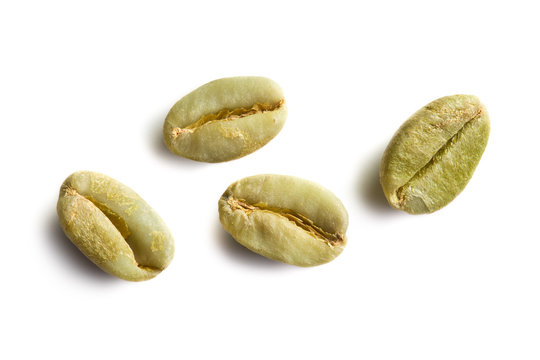
#> input picture Coffee Project/data/raw/test_beans_1.jpg, 540 x 360 px
$ python -i detector.py   (imports and definitions only)
#> lines starting #> are read from the running program, lines starting #| are printed output that depends on the picture; after the words box and inside, x2 and y2 are one past the last pixel; in counts of white or black regions, pixels touching at a corner belong together
"""
Module: detector.py
Description: Detects and counts coffee beans using classic OpenCV (No YOLO).
"""

import cv2
import numpy as np

def count_beans_opencv(image_path, output_path=None):
    """
    Counts beans in an image using thresholding and contour detection.

    Args:
        image_path (str): Path to the input image.
        output_path (str): Path to save the image with counted beans drawn.

    Returns:
        int: The number of beans detected.
    """
#> called with image_path = '../data/raw/test_beans_1.jpg'

    # 1. Load the image
    img = cv2.imread(image_path)
#> img is the input picture: shape (360, 540, 3); mean B, G, R 221.2, 234.6, 238.3
    if img is None:
        print(f"Error: Could not load image at {image_path}")
        return 0

    # 2. Preprocessing
    # Convert to grayscale (Color is not needed for counting, just shape)
    gray = cv2.cvtColor(img, cv2.COLOR_BGR2GRAY)
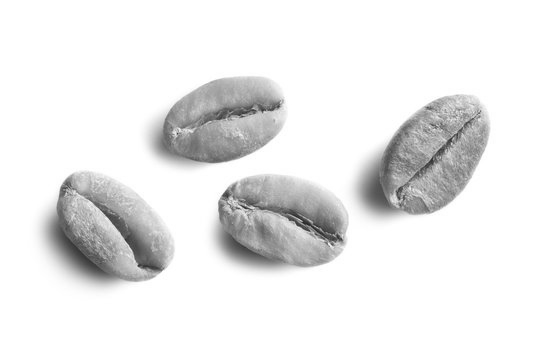
#> gray: shape (360, 540); min 36, max 255, mean 234.2

    # Blur to remove noise (dust, texture details)
    blurred = cv2.GaussianBlur(gray, (7, 7), 0)

    # 3. Thresholding (The most important step)
    # We use Otsu's method to automatically find the best separation between
    # dark beans and light background.
    # If you have a dark background, remove 'cv2.THRESH_BINARY_INV'.
    _, thresh = cv2.threshold(blurred, 0, 255, cv2.THRESH_BINARY_INV + cv2.THRESH_OTSU)
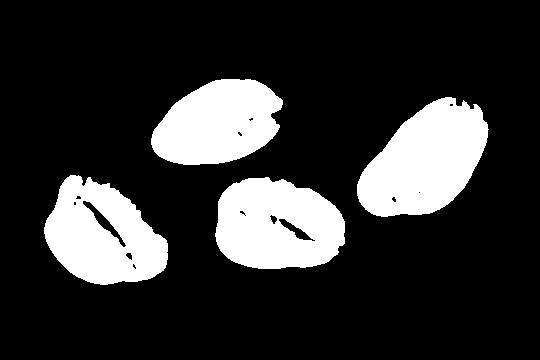
#> thresh: shape (360, 540); 19.1% white; 4 white regions, box (x1, y1, x2, y2) and area: (357, 97, 489, 217) 10382, (215, 177, 345, 269) 9361, (44, 175, 168, 285) 8980, (151, 79, 283, 165) 8336

    # 4. Morphological Operations (Cleaning)
    # This separates beans that are slightly touching and removes small noise.
    kernel = np.ones((3, 3), np.uint8)
    clean_mask = cv2.morphologyEx(thresh, cv2.MORPH_OPEN, kernel, iterations=2)
#> clean_mask: shape (360, 540); 19% white; 4 white regions

    # 5. Find Contours
    # This finds the boundaries of the white blobs in the black/white mask.
    contours, _ = cv2.findContours(clean_mask, cv2.RETR_EXTERNAL, cv2.CHAIN_APPROX_SIMPLE)
#> contours = 4 contours; box (x1, y1, x2, y2) and area: (357, 97, 488, 217) 10192, (216, 178, 345, 269) 9445, (44, 175, 168, 285) 9188, (151, 79, 283, 165) 8189

    bean_count = 0
    min_bean_area = 100  # Filter out small specks/dust (Adjust this if needed)

    for cnt in contours:
        area = cv2.contourArea(cnt)

        if area > min_bean_area:
            bean_count += 1

            # Calculate the center of the bean
            M = cv2.moments(cnt)
            if M["m00"] != 0:
                cX = int(M["m10"] / M["m00"])
                cY = int(M["m01"] / M["m00"])

                # Draw the contour outline (Green)
                cv2.drawContours(img, [cnt], -1, (0, 255, 0), 2)
                # Put the count number on the bean
                cv2.putText(img, str(bean_count), (cX - 10, cY),
                            cv2.FONT_HERSHEY_SIMPLEX, 0.5, (255, 255, 255), 2)
#> this loop made 4 passes
#> (area, cX, cY) on passes 1 to 4: (9445, 277, 225), (9188.5, 102, 234), (10192, 424, 160), (8189, 217, 122)
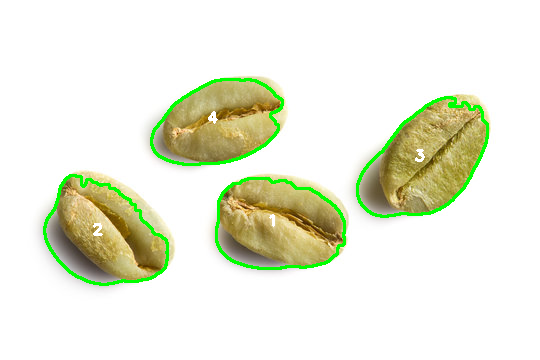
#> img: shape (360, 540, 3); 2.8% of pixels changed, all inside (x1, y1, x2, y2) = (43, 78, 489, 286)
#> after the loop, bean_count = 4

    # 6. Save or Show Result
    if output_path:
        cv2.imwrite(output_path, img)
        print(f"Processed image saved to: {output_path}")

    return bean_count

>>> result = count_beans_opencv('../data/raw/test_beans_1.jpg')
#> result = 4

$ run again, on Coffee Project/data/raw/test_beans_3.png
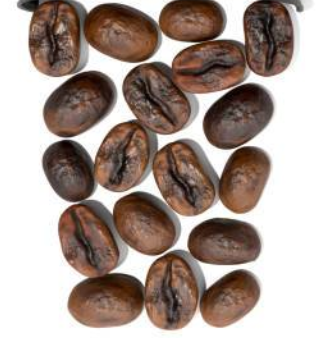
#> input picture Coffee Project/data/raw/test_beans_3.png, 332 x 338 px
#> in count_beans_opencv, img is the input picture: shape (338, 332, 3); mean B, G, R 151.3, 158.5, 173.4
#> in count_beans_opencv, `_, thresh = cv2.threshold(blurred, 0, 255, cv2.THRESH_BINARY_INV + cv2..`:
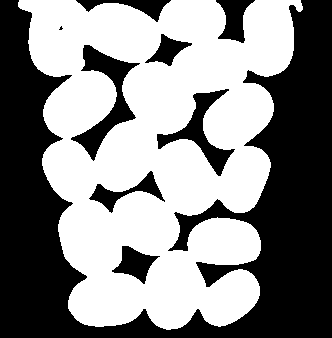
#> thresh: shape (338, 332); 53.1% white; 9 black regions (1 under 20 px), largest, box (x1, y1, x2, y2) and area: (0, 0, 332, 338) 44555, (71, 45, 140, 161) 2312, (157, 89, 235, 176) 1755
#> clean_mask: shape (338, 332); 53.1% white; 9 black regions (1 under 20 px)
#> contours = 1 contour; box (x1, y1, x2, y2) and area: (18, 0, 302, 330) 65165
#> the loop in count_beans_opencv, `for cnt in contours:` made 1 pass
#> (area, bean_count, cX, cY) on pass 1: (65165, 1, 156, 150)
#> after the loop in count_beans_opencv, `for cnt in contours:`:
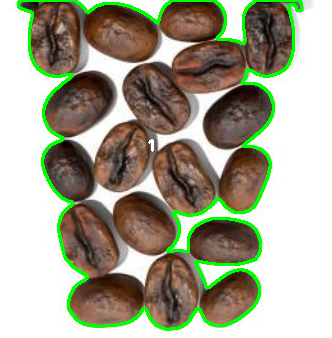
#> img: shape (338, 332, 3); 5.4% of pixels changed, all inside (x1, y1, x2, y2) = (17, 0, 303, 331)
#> after the loop in count_beans_opencv, `for cnt in contours:`: bean_count = 1
